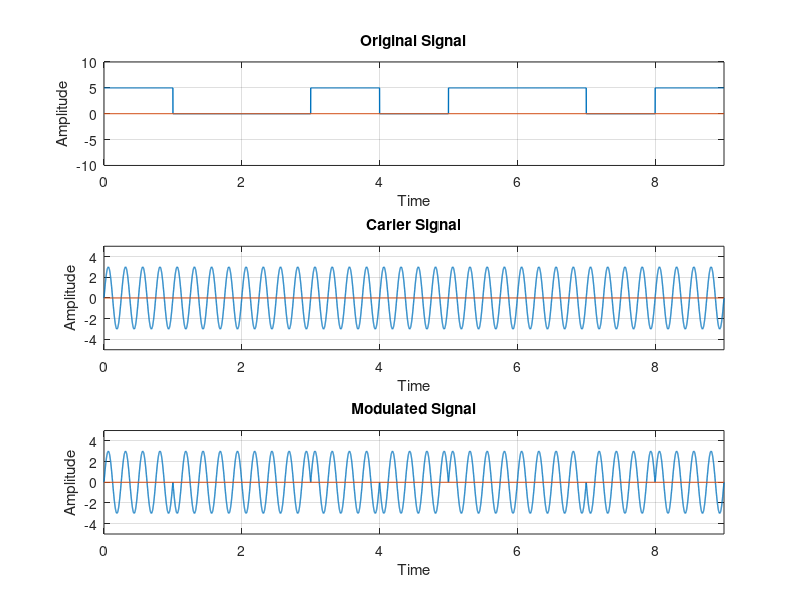

This figure's MATLAB source:
clc;
clear all;
close all;

bits = [1 0 0 1 0 1 1 0 1];
bitrate = 1;
voltage = 5;

sampling_rate = 1000;
sampling_time = 1/sampling_rate;

start_time = 0;
end_time = length(bits)/bitrate;
time = start_time:sampling_time:end_time;

#Original Signal
index = 1;
for i = 1: length(time)
	if bits(index) == 1
		signal(i) = voltage;
	else
		signal(i) = 0;
	endif
	if time(i)*bitrate >= index
		index+=1;
	endif
endfor

subplot(3,1,1);
plot(time , signal, 'linewidth', 1);
axis([0 end_time -voltage-5 voltage+5]);
line([0 end_time], [0,0]);
title('Original Signal');
xlabel('Time');
ylabel('Amplitude');
grid on;

#Carrier Signal

a = 3; #Amplitude
fc = 4; #Frequency
carrier = a*sin(2*pi*fc*time);

subplot(3,1,2);
plot(time , carrier, 'linewidth', 1);
axis([0 end_time -a-2 a+2]);
line([0 end_time], [0,0]);
title('Carier Signal');
xlabel('Time');
ylabel('Amplitude');
grid on;

#MODULATION

modulation = carrier;
index = 1;

for i = 1:length(time)
    if bits(index) == 0
        modulation(i) = -carrier(i);
    endif
    if time(i)*bitrate >= index
        index = index+1;
    endif
endfor

subplot(3,1,3);
plot(time , modulation, 'linewidth', 1);
axis([0 end_time -a-2 a+2]);
line([0 end_time], [0,0]);
title('Modulated Signal');
xlabel('Time');
ylabel('Amplitude');
grid on;


#DEMODULATION
index = 1;

for i = 1:length(modulation)
    if modulation(i) == carrier(i)
        demodultaion(index) = 1;
    else
        demodultaion(index) = 0;
    endif
    if time(i)*bitrate >= index
        index = index+1;
    endif
endfor

disp(demodultaion);



